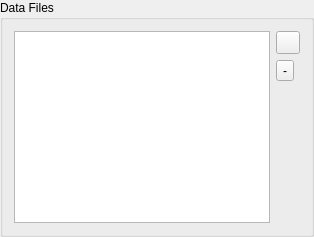
             <widget class="QGroupBox" name="dataFilesGroupBox">
              <property name="sizePolicy">
               <sizepolicy hsizetype="Preferred" vsizetype="Minimum">
                <horstretch>0</horstretch>
                <verstretch>0</verstretch>
               </sizepolicy>
              </property>
              <property name="minimumSize">
               <size>
                <width>0</width>
                <height>0</height>
               </size>
              </property>
              <property name="title">
               <string>Data Files</string>
              </property>
              <layout class="QHBoxLayout" name="horizontalLayout_2">
               <item>
                <widget class="QListWidget" name="dataFilesList"/>
               </item>
               <item>
                <layout class="QVBoxLayout" name="verticalLayout">
                 <item>
                  <widget class="QToolButton" name="addDataFileButton">
                   <property name="sizePolicy">
                    <sizepolicy hsizetype="Fixed" vsizetype="Fixed">
                     <horstretch>0</horstretch>
                     <verstretch>0</verstretch>
                    </sizepolicy>
                   </property>
                   <property name="text">
                    <string/>
                   </property>
                   <property name="icon">
                    <iconset>
                     <normaloff>../resources/plus.png</normaloff>../resources/plus.png</iconset>
                   </property>
                  </widget>
                 </item>
                 <item>
                  <widget class="QToolButton" name="removeDataFileButton">
                   <property name="sizePolicy">
                    <sizepolicy hsizetype="Fixed" vsizetype="Fixed">
                     <horstretch>0</horstretch>
                     <verstretch>0</verstretch>
                    </sizepolicy>
                   </property>
                   <property name="text">
                    <string>-</string>
                   </property>
                   <property name="icon">
                    <iconset>
                     <normaloff>../resources/minus.png</normaloff>../resources/minus.png</iconset>
                   </property>
                  </widget>
                 </item>
                 <item>
                  <spacer name="verticalSpacer">
                   <property name="orientation">
                    <enum>Qt::Vertical</enum>
                   </property>
                   <property name="sizeHint" stdset="0">
                    <size>
                     <width>20</width>
                     <height>40</height>
                    </size>
                   </property>
                  </spacer>
                 </item>
                </layout>
               </item>
              </layout>
             </widget>
